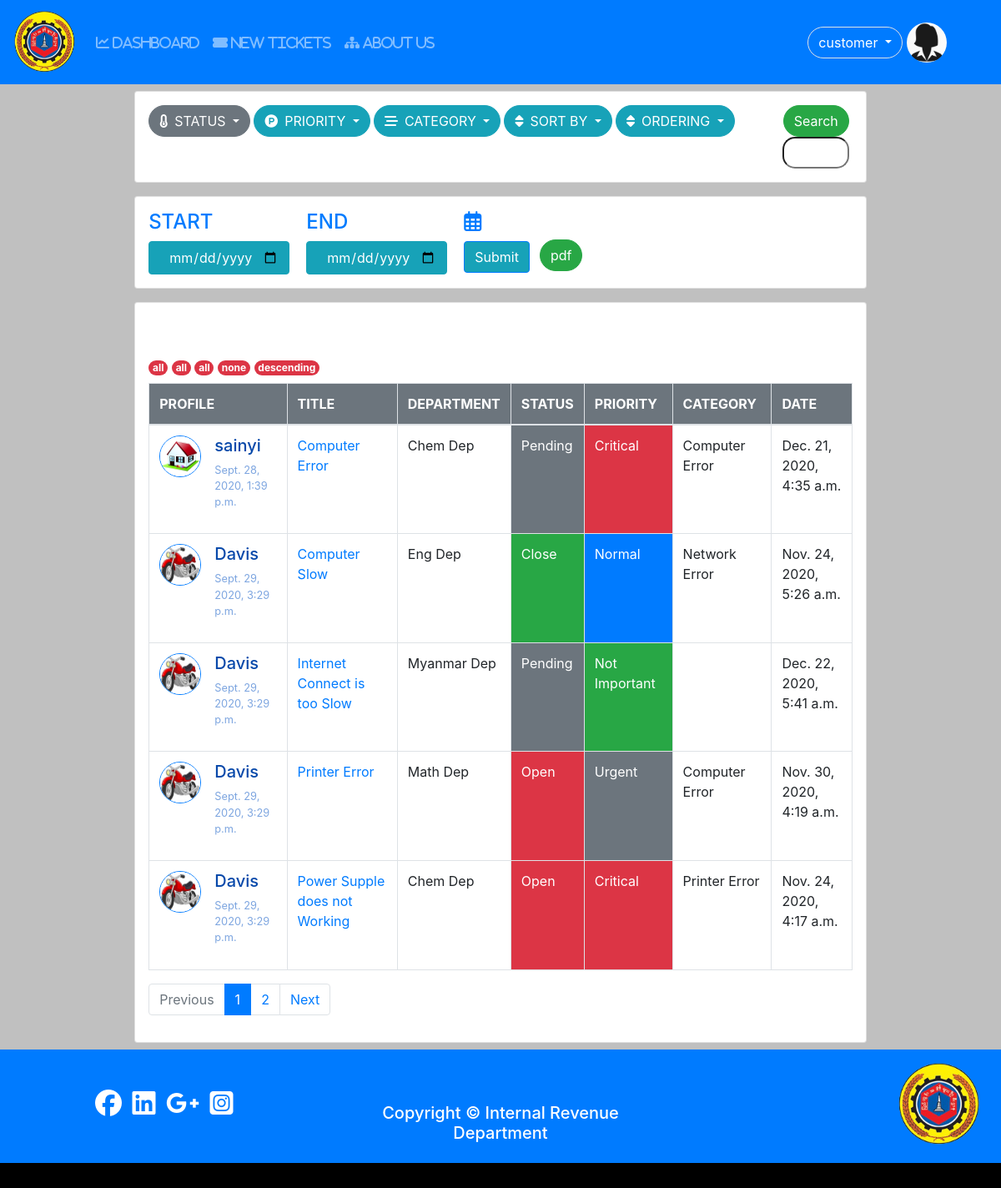
Screenshot of /tickets (signed in) with the database file from the repository.
### user/models.py (models this page shows, shortened)
class Profile(models.Model):#User
	user = models.OneToOneField(settings.AUTH_USER_MODEL,on_delete=models.CASCADE);
	photo = models.ImageField(null=True,blank=True,default='default.jpg');
	birthday = models.DateField(null=True,blank=True);
	phone = models.CharField(max_length=20,null=True,blank=True);
	address = models.TextField(null=True,blank=True);
	category = models.ForeignKey(Category,on_delete=models.CASCADE,blank=True,null=True);
	GENDER = (
				('other','Other'), # (Key,value)
				('male','Male'),
				('female','Female')
			);
	gender = models.CharField(max_length=100,choices = GENDER,default='other');

### tickets/models.py (models this page shows, shortened)
class Tickets(models.Model):
	user = models.ForeignKey(User,on_delete=models.CASCADE);
	category = models.ForeignKey(Category,on_delete=models.CASCADE,blank=True,null=True);
	name = models.CharField(max_length = 200);
	subject = models.CharField(max_length = 300);
	description = models.TextField();
	attachment = models.FileField(upload_to = "tickets/files/",null=True,blank=True);
	STATUS_CHOICES = (
						('Open','open'), # (Key,value)
						('Pending','pending'),
						('Closed','closed')
					 );
	SET_PRIORITY = (
					('critical','Critical'),
					('urgent','Urgent'),
					('normal','Normal'),
					('not_important','Not Important'),
				   );
	status = models.CharField(max_length=100,choices=STATUS_CHOICES,default='Open');
	priority = models.CharField(max_length=100,choices= SET_PRIORITY,default = 'not_important');
	created = models.DateTimeField(auto_now =True);
	updated = models.DateTimeField(auto_now_add = True);

class Category(models.Model):
	name = models.CharField(max_length=150);
	slug = models.SlugField(max_length=150,unique=True);

### tickets/views.py (the view)
# urls.py: path('',include('tickets.urls')),
@login_required
def tickets(request):
	categories = Category.objects.all();
	tickets,cat_none = tickets_filter(request);
	clear = False;
	if date['start-date'] and date['end-date']:
		clear = True;
	else:
		clear = False;
	paginator,page_obj,tickets,page = paginated(request,tickets,5);
	return render(request,'tickets/tickets.html',{'nav_ticket':'active',
												  'categories':categories,
												  'tickets':tickets,
												  'find':find,
												  'cat_none':cat_none,
												  'page_obj':page_obj,
												  'paginator':paginator,
												  'page':int(page),
												  'clear':clear,
													});

### tickets/views.py (called while the page is built)
def paginated(request,objects,number):
	paginator = Paginator(objects,number);
	try:
		page = request.GET.get('page'); # page no variable
		page_obj =paginator.get_page(page);
		objects = paginator.page(page);
	except PageNotAnInteger:
		page = 1;
		page_obj = paginator.get_page(1);
		objects = paginator.page(1);
	return paginator,page_obj,objects,page;

### tickets/templates/tickets/tickets.html
{% extends 'user/base.html' %}
{% block content %}
	{% include 'tickets/ticket_mgmt.html' %}
	{% include 'tickets/tickets_view.html' %}
{% endblock %}

### user/templates/user/naviation.html (shortened to what this page needs)
  <nav class="navbar navbar-expand-lg navbar-dark bg-primary">
  {% load static %}
  <a class="navbar-brand" href="{% url 'dashboard' %}">
    <img src="{% static 'pictures/logo1_no_background.png' %}"
    width="75" height="75"
    class="animate__animated animate__flipInX"
    >
  </a>
  <div class="collapse navbar-collapse" id="navbarNavDropdown">
    <ul class="navbar-nav">
      <li class="nav-item {{dashboard}}">
        <a class="nav-link" href="{% url 'dashboard'%}"><i class="fas fa-chart-line"> DASHBOARD</i><span class="sr-only">(current)</span></a>
      </li>
      {% if user.is_superuser or user.is_staff %}
        {% if user.is_superuser %}
        <li class="nav-item {{tech}}">
          <a class="nav-link" href="{% url 'tech-view' %}"><i class="fas fa-users-cog"> TECHNICIAN</i></a>
        </li>
        <li class="nav-item {{customer}}">
          <a class="nav-link" href="{% url 'customer-view' %}"><i class="fas fa-users"> CUSTOMERS</i></a>
        </li>
        {% endif %}
        <li class="nav-item {{category}}">
          <a class="nav-link" href="{% url 'new-category' %}"><i class="fas fa-stream"> CATEGORY</i></a>
        </li>
        <li class="nav-item {{nav_ticket}}">
          <a class="nav-link" href="{% url 'tickets' %}"><i class="fas fa-paste"> TICKETS</i></a>
        </li>
          {% else %}
        <li class="nav-item {{new_ticket}}">
          <a class="nav-link" href="create"><i class="fas fa-ticket-alt"> NEW TICKETS</i></a>
        </li>
        <li class="nav-item {{about_us}}">
          <a class="nav-link" href="#"><i class="fas fa-sitemap"> ABOUT US</i></a>
        </li>
          {% endif %}
    </ul>
  </div>
        <div class="btn-group">
            <button type="button" class="btn btn-primary border rounded-pill m-1 dropdown-toggle" data-toggle="dropdown" aria-haspopup="true" aria-expanded="false">
              {{user.username}}
            </button>
          </div>
          <img src = '{{user.profile.photo.url}}' class="rounded-circle border border-primary mr-5" style="width:50px; height:50px;">
</nav>

### tickets/templates/tickets/tickets_view.html (shortened to what this page needs)
<div class="d-flex justify-content-center">
	<div class="card p-3 m-2 w-75">
<div class="mt-5">
<span class="badge badge-danger rounded-pill">{{find.status}}</span>
<span class="badge badge-danger rounded-pill">{{find.priority}}</span>
{% if find.category == 'all' and cat_none == False %}
	<span class="badge badge-danger rounded-pill">all</span>
{% endif %}
<span class="badge badge-danger rounded-pill">{{find.sort}}</span>
<span class="badge badge-danger rounded-pill">{{find.order}}</span>
</div>
<table class="table table-bordered mt-2">
	<thead class="bg-secondary">
		<tr>
			<th scope="col" class="text-white">PROFILE</th>
			<th scope="col" class="text-white">TITLE</th>
			<th scope="col" class="text-white">DEPARTMENT</th>
			<th scope="col" class="text-white">STATUS</th>
			<th scope="col" class="text-white">PRIORITY</th>
			<th scope="col" class="text-white">CATEGORY</th>
			<th scope="col" class="text-white">DATE</th>
			<tbody>
		{% for ticket in tickets  %}
			<tr>
				<td>
					<div style="display: inline-flex;">
						<a href="{% url 'user-detail-view' id=ticket.user.id %}">
							<img src="{{ticket.user.profile.photo.url}}" alt="profile"
							width="50" height="50"
							class="border border-primary rounded-circle mr-3">
						</a>
						<div>
							<a href="{% url 'user-detail-view' id=ticket.user.id %}">
								<h5 style="color: #0849AA;">{{ticket.user.username}}</h5>
							</a>
							<p style="font-size: 0.8em;color: #7EA6E0;">{{ticket.user.date_joined}}</p>
						</div>
					</div>
				</td>
				<td>
					<a href="{% url 'ticket-detail' id=ticket.id %}">
					{{ticket.subject}}
					</a>
				</td>
				<td>{{ticket.name}}</td>
				{% if ticket.status == 'Open' %}
				<td class="bg-danger text-white">Open</td>
				{% elif ticket.status == 'Closed' %}
				<td class="bg-success text-white">Close</td>
				{% else %}
				<td class="bg-secondary text-white">Pending</td>
				{% endif %}
				{% if ticket.priority == 'critical' %}
				<td class="bg-danger text-white">Critical</td>
				{% elif ticket.priority == 'urgent' %}
				<td class="bg-secondary text-white">Urgent</td>
				{% elif ticket.priority == 'normal' %}
				<td class="bg-primary text-white">Normal</td>
				{% else %}
				<td class="bg-success text-white">Not Important</td>
				{% endif %}
				<td>{{ticket.category.name}}</td>
				<td>{{ticket.created}}</td>
			</tr>
		{% endfor %}
	</tbody>
		</tr>
	</thead>
</table>
{% include 'tickets/paginator.html' %}
</div>
</div>

### user/static/css/style.css (style rules this page uses)
body,html { margin: 0; width: 100%; height: 100%; }

### rows the page displays
Tickets: user.profile.photo (picture), user.username "sainyi", user.date_joined "Sept. 28, 2020, 1:39 p.m.", subject "Computer Error", name "Chem Dep", status "Pending", priority "Critical", category.name "Computer Error", created "Dec. 21, 2020, 4:35 a.m."
Tickets: user.profile.photo (picture), user.username "Davis", user.date_joined "Sept. 29, 2020, 3:29 p.m.", subject "Computer Slow", name "Eng Dep", status "Close", priority "Normal", category.name "Network Error", created "Nov. 24, 2020, 5:26 a.m."
Tickets: user.profile.photo (picture), user.username "Davis", user.date_joined "Sept. 29, 2020, 3:29 p.m.", subject "Internet Connect is too Slow", name "Myanmar Dep", status "Pending", priority "Not Important", created "Dec. 22, 2020, 5:41 a.m."
Tickets: user.profile.photo (picture), user.username "Davis", user.date_joined "Sept. 29, 2020, 3:29 p.m.", subject "Printer Error", name "Math Dep", status "Open", priority "Urgent", category.name "Computer Error", created "Nov. 30, 2020, 4:19 a.m."
Tickets: user.profile.photo (picture), user.username "Davis", user.date_joined "Sept. 29, 2020, 3:29 p.m.", subject "Power Supple does not Working", name "Chem Dep", status "Open", priority "Critical", category.name "Printer Error", created "Nov. 24, 2020, 4:17 a.m."

### other values shown
{{ user.username }} "customer"
{{ find.status }} "all"
{{ find.priority }} "all"
{{ find.sort }} "none"
{{ find.order }} "descending"
{{ pg }} "1"
{{ pg }} "2"
